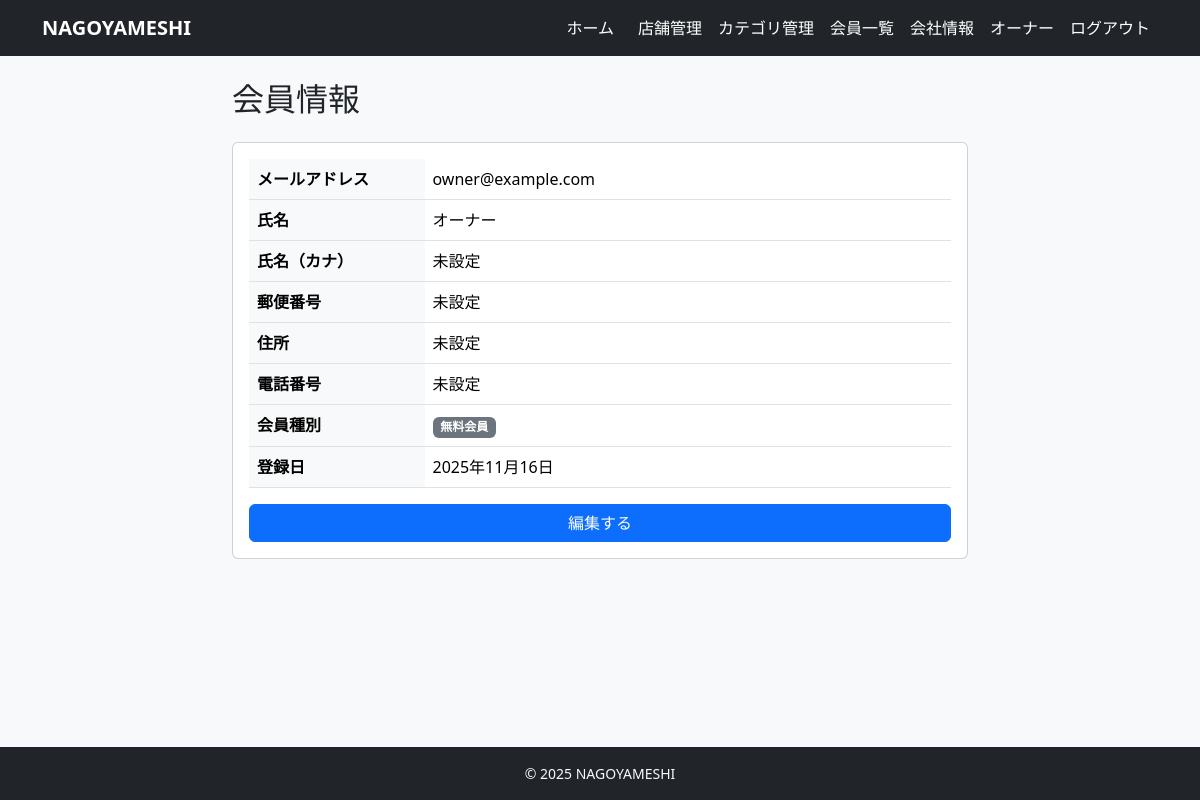
The page /accounts/user/profile/ (signed in) on the database as committed earlier.
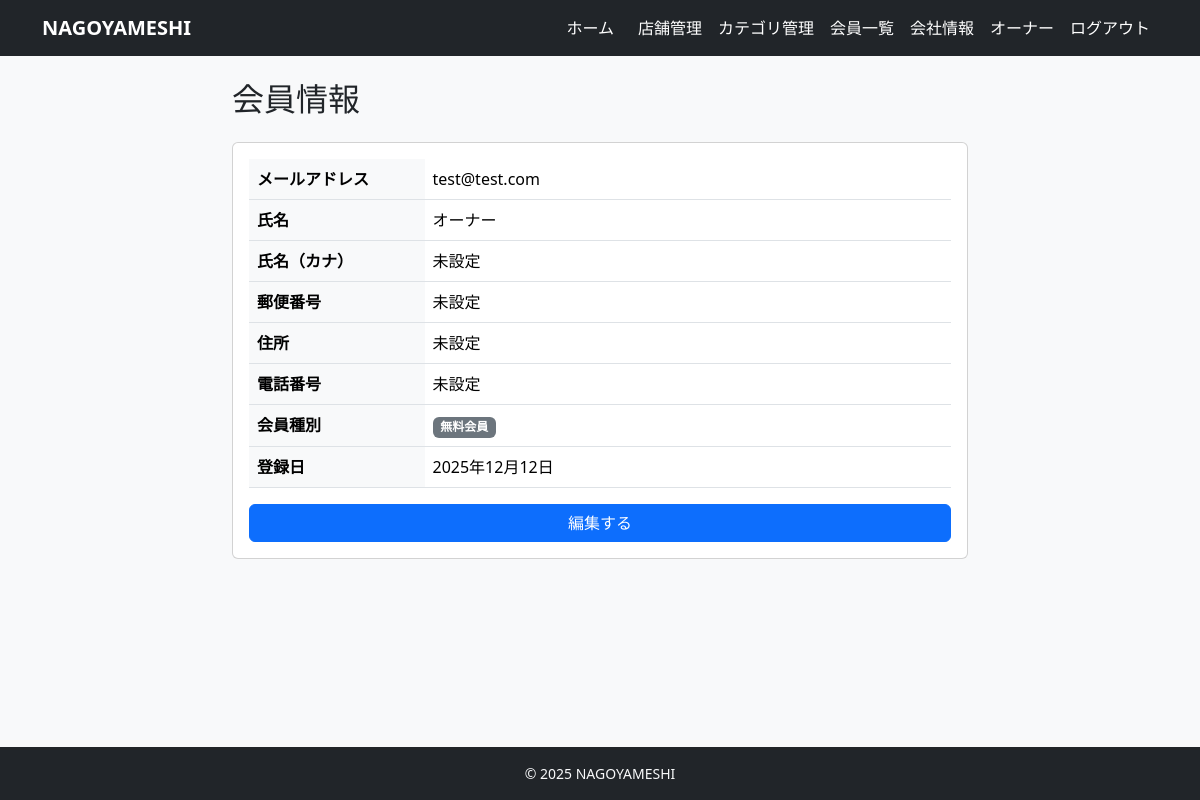
The same page on the database as committed later.
### accounts/models.py (models this page shows, shortened)
class User(AbstractUser):
    username = None  # 使わない（メールログインにする）
    email = models.EmailField(unique=True)
    name = models.CharField(max_length=10)
    name_kana = models.CharField(max_length=10)
    zipcode = models.CharField(max_length=8)
    address = models.CharField(max_length=20)
    tel = models.CharField(max_length=11)
    company = models.ForeignKey(
        'restaurants.Company',
        verbose_name='所属会社',
        on_delete=models.SET_NULL,
        null=True,
        blank=True,
        related_name='staff_members'
    )
    is_paid_member = models.BooleanField(default=False)
    is_owner_member = models.BooleanField(default=False)
    created_at = models.DateTimeField(auto_now_add=True)
    updated_at = models.DateTimeField(auto_now=True)
    USERNAME_FIELD = 'email'
    REQUIRED_FIELDS = ['name', 'name_kana', 'zipcode', 'address', 'tel']
    objects = CustomUserManager()

### accounts/views.py (the view)
# urls.py: path('user/profile/', views.UserProfileView.as_view(), name='user_profile'),
class UserProfileView(LoginRequiredMixin, DetailView):
    model = User
    template_name = 'accounts/user_profile.html'
    context_object_name = 'profile_user'
    def get_object(self):
        return self.request.user

### templates/accounts/user_profile.html (shortened to what this page needs)
{% extends "base.html" %}
{% block content %}
<div class="row justify-content-center">
    <div class="col-md-8">
        <h2 class="mb-4">会員情報</h2>
        <div class="card">
            <div class="card-body">
                <table class="table">
                    <tbody>
                        <tr>
                            <th class="w-25 bg-light">メールアドレス</th>
                            <td>{{ profile_user.email }}</td>
                        </tr>
                        <tr>
                            <th class="bg-light">氏名</th>
                            <td>{{ profile_user.name|default:"未設定" }}</td>
                        </tr>
                        <tr>
                            <th class="bg-light">氏名（カナ）</th>
                            <td>{{ profile_user.name_kana|default:"未設定" }}</td>
                        </tr>
                        <tr>
                            <th class="bg-light">郵便番号</th>
                            <td>{{ profile_user.zipcode|default:"未設定" }}</td>
                        </tr>
                        <tr>
                            <th class="bg-light">住所</th>
                            <td>{{ profile_user.address|default:"未設定" }}</td>
                        </tr>
                        <tr>
                            <th class="bg-light">電話番号</th>
                            <td>{{ profile_user.tel|default:"未設定" }}</td>
                        </tr>
                        <tr>
                            <th class="bg-light">会員種別</th>
                            <td>
                                {% if profile_user.is_paid_member %}
                                <span class="badge bg-primary">有料会員</span>
                                {% else %}
                                <span class="badge bg-secondary">無料会員</span>
                                {% endif %}
                            </td>
                        </tr>
                        <tr>
                            <th class="bg-light">登録日</th>
                            <td>{{ profile_user.created_at|date:"Y年n月j日" }}</td>
                        </tr>
                    </tbody>
                </table>
                <div class="d-grid gap-2">
                    <a href="{% url 'accounts:user_profile_edit' %}" class="btn btn-primary">
                        編集する
                    </a>
                </div>
            </div>
        </div>
    </div>
</div>
{% endblock %}

### templates/base.html (shortened to what the changed rows need)
<!DOCTYPE html>
<html lang="ja">
<head>
    <link href="https://cdn.jsdelivr.net/npm/bootstrap@5.3.3/dist/css/bootstrap.min.css" rel="stylesheet"
>
</head>
<body class="bg-light d-flex flex-column min-vh-100">
    <nav class="navbar navbar-expand-lg navbar-dark bg-dark mb-4">
        <div class="container">
            <div class="collapse navbar-collapse" id="navbarNav">
                <ul class="navbar-nav ms-auto align-items-center">
                    {% if user.is_authenticated %}
                    {% if not user.is_owner_member %}
                    <li class="nav-item dropdown ms-2">
                        <a class="nav-link dropdown-toggle" href="#" id="navbarDropdown" role="button"
                            data-bs-toggle="dropdown" aria-expanded="false">
                            {{ user.name|default:user.email }}
                        </a>
                        <ul class="dropdown-menu dropdown-menu-end" aria-labelledby="navbarDropdown">
                            <li><a class="dropdown-item" href="{% url 'accounts:user_profile' %}">会員情報</a></li>
                            <li><a class="dropdown-item" href="{% url 'reservations:reservation_list' %}">予約一覧</a></li>
                            <li><a class="dropdown-item" href="{% url 'restaurants:my_favorite_list' %}">お気に入り一覧</a>
                            </li>
                            <li>
                                <hr class="dropdown-divider">
                            </li>
                            <li><a class="dropdown-item" href="{% url 'accounts:payment_method' %}">お支払い方法</a></li>
                            <li><a class="dropdown-item" href="{% url 'accounts:subscription_cancel' %}">有料プラン解約</a>
                            </li>
                            <li>
                                <hr class="dropdown-divider">
                            </li>
                            <li>
                                <form method="post" action="{% url 'accounts:logout' %}">
                                    {% csrf_token %}
                                    <button type="submit" class="dropdown-item w-100 text-start">
                                        ログアウト
                                    </button>
                                </form>
                            </li>
                        </ul>
                    </li>
                    {% else %}
                    <li class="nav-item ms-2">
                        <span class="navbar-text me-2">{{ user.name|default:user.email }}</span>
                    </li>
                    <li class="nav-item">
                        <form method="post" action="{% url 'accounts:logout' %}" class="d-inline">
                            <button type="submit" class="btn btn-link nav-link">
                                ログアウト
                            </button>
                        </form>
                    </li>
                    {% endif %}
                    {% endif %}
                </ul>
            </div>
        </div>
    </nav>
    <main class="container mb-5 flex-grow-1">
        {% block content %}{% endblock %}
    </main>
</body>
</html>

Rows that differ between the two databases and show on the page:
changed User "オーナー": email "owner@example.com" → "test@test.com"; created_at "2025年11月16日" → "2025年12月12日"
